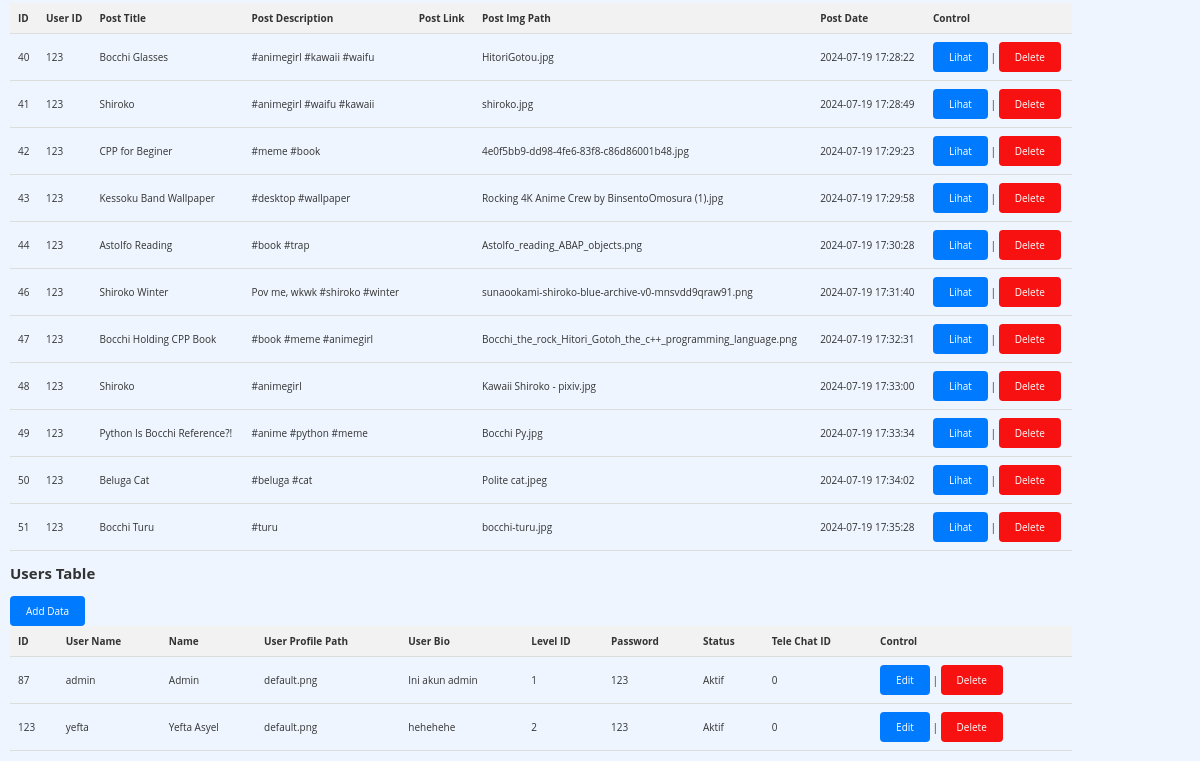
Before: /ignore/hehe/hehe/hehe/admin_panelold.php (signed in, lower part) with the older database file.
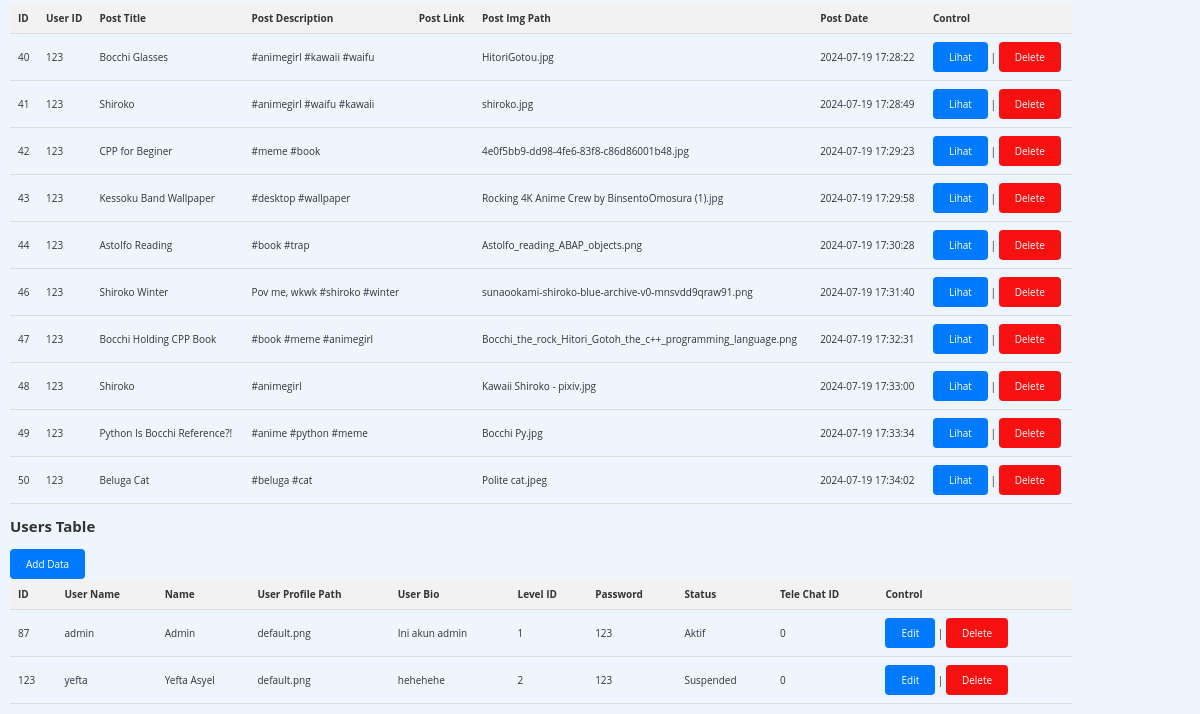
After: the same page with the newer database file.
### tables this page shows
CREATE TABLE `posts` (
  `post_id` int(11) NOT NULL,
  `user_id` int(11) DEFAULT NULL,
  `post_img_path` varchar(200) DEFAULT NULL,
  `post_title` varchar(100) DEFAULT NULL,
  `post_description` varchar(300) DEFAULT NULL,
  `post_link` varchar(300) DEFAULT NULL,
  `create_in` timestamp NOT NULL DEFAULT current_timestamp()
);

CREATE TABLE `users` (
  `user_id` int(11) NOT NULL,
  `user_name` varchar(30) DEFAULT NULL,
  `name` varchar(50) DEFAULT NULL,
  `user_profile_path` varchar(200) DEFAULT NULL,
  `user_bio` varchar(300) DEFAULT NULL,
  `level_id` int(11) DEFAULT NULL,
  `password` varchar(20) NOT NULL,
  `status` varchar(10) NOT NULL,
  `create_in` timestamp NOT NULL DEFAULT current_timestamp(),
  `delete_in` timestamp NOT NULL DEFAULT (current_timestamp() + interval 3 minute),
  `tele_chat_id` varchar(11) DEFAULT NULL
);

### ignore/hehe/hehe/hehe/admin_panelold.php (the view, shortened to what this page needs)
<?php
include '../koneksi.php';
$queryPosts = "SELECT * FROM posts";
$resultPosts = mysqli_query($koneksi, $queryPosts);
$queryUsers = "SELECT * FROM users";
$resultUsers = mysqli_query($koneksi, $queryUsers);
if(isset($_SESSION['level_id'])) {
    if($_SESSION['level_id'] == 1) {
?>
        <!DOCTYPE html>
        <html>
        <head>
            <link rel="stylesheet" type="text/css" href="../styles/alert.css">
            <link rel="stylesheet" type="text/css" href="../styles/modal.css">
            <link rel="stylesheet" type="text/css" href="../styles/admin_panel.css">
        </head>
        <body>
        <div class="container">
            <table id="postsTable">
                <?php
                if (mysqli_num_rows($resultPosts) > 0) {
                    echo "<tr>";
                    echo "<th>ID</th>";
                    echo "<th>User ID</th>";
                    echo "<th>Post Title</th>";
                    echo "<th>Post Description</th>";
                    echo "<th>Post Link</th>";
                    echo "<th>Post Img Path</th>";
                    echo "<th>Post Date</th>";
                    echo "<th>Control</th>";
                    echo "</tr>";
                    while($rowPost = mysqli_fetch_assoc($resultPosts)) {
                        echo "<tr>";
                        echo "<td>".$rowPost['post_id']."</td>";
                        echo "<td>".$rowPost['user_id']."</td>";
                        echo "<td>".$rowPost['post_title']."</td>";
                        echo "<td>".$rowPost['post_description']."</td>";
                        echo "<td>".$rowPost['post_link']."</td>";
                        echo "<td>".$rowPost['post_img_path']."</td>";
                        echo "<td>".$rowPost['create_in']."</td>";
                        echo "<td>";
                        echo "<a class='btn' href='view_img.php?post_id=".$rowPost['post_id']."'>Lihat</a> | ";
                        echo "<a class='deleteBtn' data-id='".$rowPost['post_id']."' data-page='posts'>Delete</a>";
                        echo "</td>";
                        echo "</tr>";
                    }
                }
                ?>
            </table>
        </div>
        <div class="container">
            <h2>Users Table</h2>
            <a href="crud/add_data.php?page=users" class="btn">Add Data</a>
            <table id="usersTable">
                <?php
                if (mysqli_num_rows($resultUsers) > 0) {
                    echo "<tr>";
                    echo "<th>ID</th>";
                    echo "<th>User Name</th>";
                    echo "<th>Name</th>";
                    echo "<th>User Profile Path</th>";
                    echo "<th>User Bio</th>";
                    echo "<th>Level ID</th>";
                    echo "<th>Password</th>";
                    echo "<th>Status</th>";
                    echo "<th>Tele Chat ID</th>";
                    echo "<th>Control</th>";
                    echo "</tr>";
                    while($rowUser = mysqli_fetch_assoc($resultUsers)) {
                        echo "<tr>";
                        echo "<td>".$rowUser['user_id']."</td>";
                        echo "<td>".$rowUser['user_name']."</td>";
                        echo "<td>".$rowUser['name']."</td>";
                        echo "<td>".$rowUser['user_profile_path']."</td>";
                        echo "<td>".$rowUser['user_bio']."</td>";
                        echo "<td>".$rowUser['level_id']."</td>";
                        echo "<td>".$rowUser['password']."</td>";
                        echo "<td>".$rowUser['status']."</td>";
                        echo "<td>".$rowUser['tele_chat_id']."</td>";
                        echo "<td>";
                        echo "<a href='crud/edit_data.php?page=users&id=".$rowUser['user_id']."' class='btn'>Edit</a> | ";
                        echo "<a class='deleteBtn' data-id='".$rowUser['user_id']."' data-page='users'>Delete</a>";
                        echo "</td>";
                        echo "</tr>";
                    }
                }
                ?>
            </table>
        </div>
        </body>
        </html>
<?php
    } else {
        header("location:error/deniedpage.php");
    }
} else {
    header("location:../index.php?pesan=needlogin");
}
?>

### styles/admin_panel.css (style rules this page uses)
.btn { display: inline-block; padding: 8px 16px; background-color: #007bff; color: #fff; text-decoration: none; border: none; border-radius: 4px; cursor: pointer; transition: background-color 0.3s; }
.deleteBtn { display: inline-block; padding: 8px 16px; background-color: #f81111; color: #fff; text-decoration: none; border: none; border-radius: 4px; cursor: pointer; transition: background-color 0.3s; }
table { width: 100%; border-collapse: collapse; border-spacing: 0; }
th, td { padding: 8px; text-align: left; border-bottom: 1px solid #ddd; }
th { background-color: #f2f2f2; }
#postsTable, #usersTable, #levelTable, #otpTable { width: 90%; }
.container { overflow-x: auto; }
table { width: 100%; }
body { height: 100%; margin: 10px; font-family: 'Open Sans', sans-serif; font-size: 10px; font-weight: 400; color: #333333; background-color: #EEF5FE; }

Changed rows visible on the page:
removed posts: post_id "51", user "123", post_title "Bocchi Turu", post_description "#turu", post_img_path "bocchi-turu.jpg", create_in "2024-07-19 17:35:28"
changed users "yefta": status "Aktif" → "Suspended"
